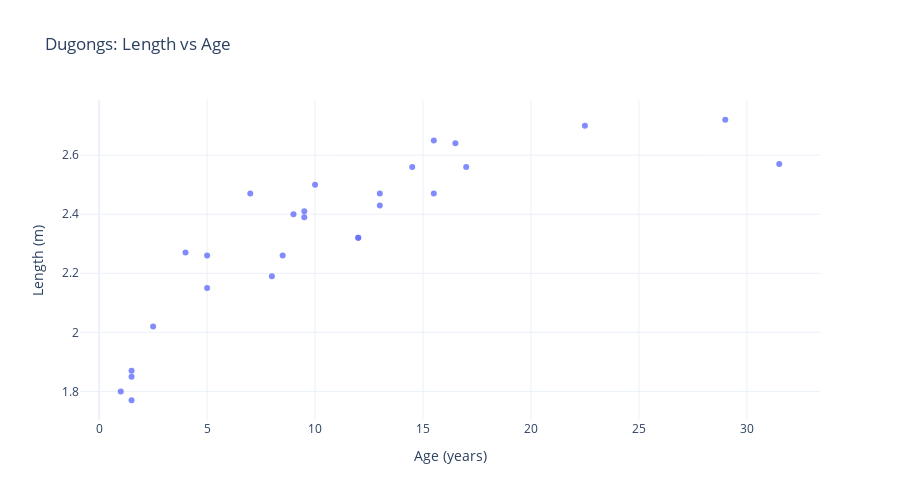

Here is the notebook cell this chart was saved with:
### Code cell
# Exploratory plot: length vs age
fig = px.scatter(
    dugongs, x="age", y="length",
    title="Dugongs: Length vs Age",
    labels={"age": "Age (years)", "length": "Length (m)"}
)
fig.update_traces(marker=dict(size=6, opacity=0.8))

### Figure 1 — Plotly figure (JSON) as saved in the notebook; plotly's stock layout.template omitted (floating-point values rounded to 4 significant figures)
{"data": [{"hovertemplate": "Age (years)=%{x}<br>Length (m)=%{y}<extra></extra>", "legendgroup": "", "marker": {"color": "#636efa", "opacity": 0.8, "size": 6, "symbol": "circle"}, "mode": "markers", "name": "", "orientation": "v", "showlegend": false, "type": "scatter", "x": [1.0, 1.5, 1.5, 1.5, 2.5, 4.0, 5.0, 5.0, 7.0, 8.0, 8.5, 9.0, 9.5, 9.5, 10.0, 12.0, 12.0, 13.0, 13.0, 14.5, 15.5, 15.5, 16.5, 17.0, 22.5, 29.0, 31.5], "xaxis": "x", "y": [1.8, 1.85, 1.87, 1.77, 2.02, 2.27, 2.15, 2.26, 2.47, 2.19, 2.26, 2.4, 2.39, 2.41, 2.5, 2.32, 2.32, 2.43, 2.47, 2.56, 2.65, 2.47, 2.64, 2.56, 2.7, 2.72, 2.57], "yaxis": "y"}], "layout": {"height": 500, "legend": {"tracegroupgap": 0}, "title": {"text": "Dugongs: Length vs Age"}, "width": 900, "xaxis": {"anchor": "y", "domain": [0, 1], "title": {"text": "Age (years)"}}, "yaxis": {"anchor": "x", "domain": [0, 1], "title": {"text": "Length (m)"}}}}
